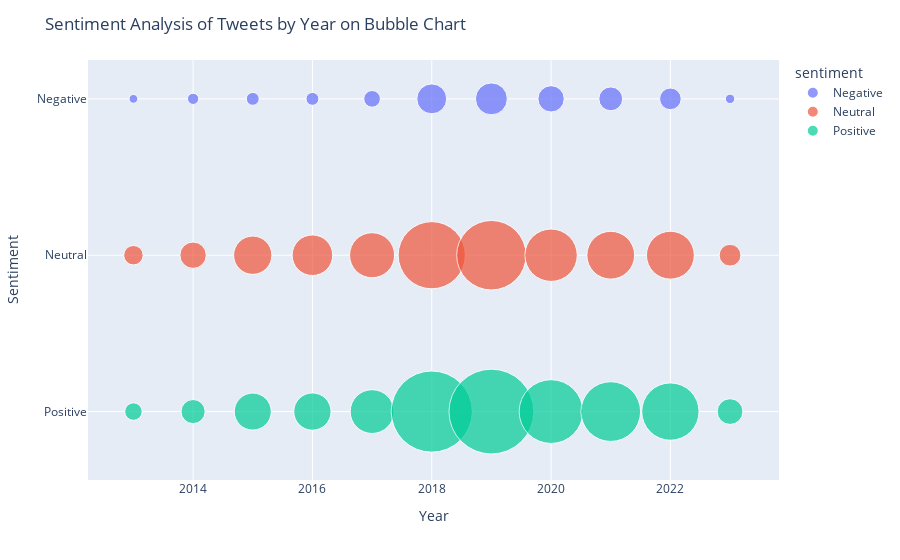

Write notebook code for a chart like this one.
### Code cell
import plotly.express as px

# Convert created_at column to datetime object
tweets_df['date'] = pd.to_datetime(tweets_df['date'])

# Create a new column to store the year of tweet creation
tweets_df['year'] = tweets_df['date'].dt.year

# Group tweets by year and sentiment, and count the number of tweets in each group
sentiment_counts = tweets_df.groupby(['year', 'sentiment']).size().reset_index(name='count')

# Create a bubble chart using plotly express
fig = px.scatter(sentiment_counts, x='year', y='sentiment', size='count', color='sentiment',
                 hover_name='sentiment', log_x=False, size_max=60)

# Set the chart title and axis labels
fig.update_layout(title='Sentiment Analysis of Tweets by Year on Bubble Chart', xaxis_title='Year', yaxis_title='Sentiment')

# Display the chart
fig.show()

### Figure 1 — Plotly figure (JSON) as saved in the notebook; plotly's stock layout.template omitted (floating-point values rounded to 4 significant figures)
{"data": [{"hovertemplate": "<b>%{hovertext}</b><br><br>sentiment=%{y}<br>year=%{x}<br>count=%{marker.size}<extra></extra>", "hovertext": ["Negative", "Negative", "Negative", "Negative", "Negative", "Negative", "Negative", "Negative", "Negative", "Negative", "Negative"], "legendgroup": "Negative", "marker": {"color": "#636efa", "size": [148, 243, 319, 318, 534, 1719, 1957, 1332, 1087, 899, 171], "sizemode": "area", "sizeref": 3.838, "symbol": "circle"}, "mode": "markers", "name": "Negative", "orientation": "h", "showlegend": true, "type": "scatter", "x": [2013, 2014, 2015, 2016, 2017, 2018, 2019, 2020, 2021, 2022, 2023], "xaxis": "x", "y": ["Negative", "Negative", "Negative", "Negative", "Negative", "Negative", "Negative", "Negative", "Negative", "Negative", "Negative"], "yaxis": "y"}, {"hovertemplate": "<b>%{hovertext}</b><br><br>sentiment=%{y}<br>year=%{x}<br>count=%{marker.size}<extra></extra>", "hovertext": ["Neutral", "Neutral", "Neutral", "Neutral", "Neutral", "Neutral", "Neutral", "Neutral", "Neutral", "Neutral", "Neutral"], "legendgroup": "Neutral", "marker": {"color": "#EF553B", "size": [728, 1340, 2815, 3163, 3894, 8668, 9272, 5279, 4386, 4399, 909], "sizemode": "area", "sizeref": 3.838, "symbol": "circle"}, "mode": "markers", "name": "Neutral", "orientation": "h", "showlegend": true, "type": "scatter", "x": [2013, 2014, 2015, 2016, 2017, 2018, 2019, 2020, 2021, 2022, 2023], "xaxis": "x", "y": ["Neutral", "Neutral", "Neutral", "Neutral", "Neutral", "Neutral", "Neutral", "Neutral", "Neutral", "Neutral", "Neutral"], "yaxis": "y"}, {"hovertemplate": "<b>%{hovertext}</b><br><br>sentiment=%{y}<br>year=%{x}<br>count=%{marker.size}<extra></extra>", "hovertext": ["Positive", "Positive", "Positive", "Positive", "Positive", "Positive", "Positive", "Positive", "Positive", "Positive", "Positive"], "legendgroup": "Positive", "marker": {"color": "#00cc96", "size": [589, 1118, 2630, 2671, 3682, 12653, 13817, 7818, 6854, 6308, 1273], "sizemode": "area", "sizeref": 3.838, "symbol": "circle"}, "mode": "markers", "name": "Positive", "orientation": "h", "showlegend": true, "type": "scatter", "x": [2013, 2014, 2015, 2016, 2017, 2018, 2019, 2020, 2021, 2022, 2023], "xaxis": "x", "y": ["Positive", "Positive", "Positive", "Positive", "Positive", "Positive", "Positive", "Positive", "Positive", "Positive", "Positive"], "yaxis": "y"}], "layout": {"legend": {"itemsizing": "constant", "title": {"text": "sentiment"}, "tracegroupgap": 0}, "margin": {"t": 60}, "title": {"text": "Sentiment Analysis of Tweets by Year on Bubble Chart"}, "xaxis": {"anchor": "y", "domain": [0, 1], "title": {"text": "Year"}}, "yaxis": {"anchor": "x", "categoryarray": ["Positive", "Neutral", "Negative"], "categoryorder": "array", "domain": [0, 1], "title": {"text": "Sentiment"}}}}
